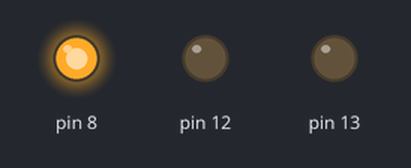
A sketch run on a simulated Arduino Uno, built with avr-gcc and run on an emulated ATmega328P. Parts: output pins drawn as LEDs (lit = HIGH).

Above: at 2.5 s.
At 5.5 s:
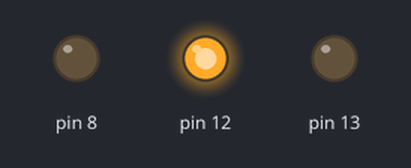
At 8.5 s:
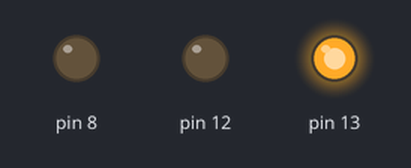
Timing chart, 0 to 14.3 s (numbered marks = the images above):
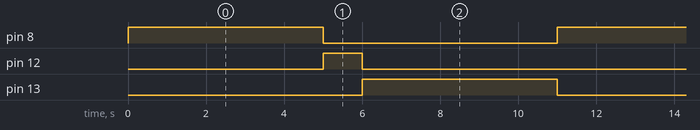

The sketch:

traffic_light_2.ino
```cpp
void setup() {
  pinMode(8,OUTPUT);
pinMode(12,OUTPUT);
pinMode(13,OUTPUT);
}


void loop() {
  digitalWrite(8,HIGH);
  digitalWrite(12,LOW);
  digitalWrite(13,LOW);
 delay(5000);// Wait for 5000 millisecond(s)
  digitalWrite(8,LOW);
  digitalWrite(12,HIGH);
  digitalWrite(13,LOW);
  delay(1000);// Wait for 1000 millisecond(s)
  digitalWrite(8,LOW);
  digitalWrite(12,LOW);
  digitalWrite(13,HIGH);
  delay(5000);// Wait for 5000 millisecond(s)


}
```

Measured:
- by itself, pin 8, pin 13: alternates HIGH for 5.0 s and LOW for 6.0 s
- by itself, pin 12: alternates HIGH for 1.0 s and LOW for 10.0 s
- by itself, everything shown: repeats every 11.0 s, in 3 steps
